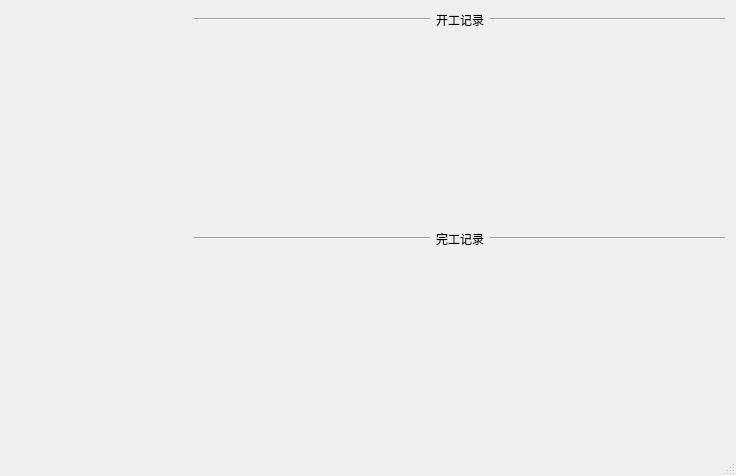
<?xml version="1.0" encoding="UTF-8"?>
<ui version="4.0">
 <class>MainWindow</class>
 <widget class="QMainWindow" name="MainWindow">
  <property name="geometry">
   <rect>
    <x>0</x>
    <y>0</y>
    <width>736</width>
    <height>476</height>
   </rect>
  </property>
  <property name="windowTitle">
   <string>MainWindow</string>
  </property>
  <widget class="QWidget" name="centralWidget">
   <layout class="QHBoxLayout" name="horizontalLayout_3" stretch="1,3">
    <item>
     <layout class="QVBoxLayout" name="verticalLayout" stretch="1,5">
      <item>
       <widget class="QLabel" name="label">
        <property name="text">
         <string/>
        </property>
        <property name="pixmap">
         <pixmap resource="source.qrc">:/img/scan.png</pixmap>
        </property>
        <property name="scaledContents">
         <bool>true</bool>
        </property>
       </widget>
      </item>
      <item>
       <widget class="QWidget" name="widget" native="true"/>
      </item>
     </layout>
    </item>
    <item>
     <layout class="QVBoxLayout" name="verticalLayout_2" stretch="1,5,1,5">
      <item>
       <layout class="QHBoxLayout" name="horizontalLayout" stretch="10,1,10">
        <item>
         <widget class="Line" name="line">
          <property name="orientation">
           <enum>Qt::Horizontal</enum>
          </property>
         </widget>
        </item>
        <item>
         <widget class="QLabel" name="label_2">
          <property name="styleSheet">
           <string notr="true">font: 20pt &quot;Ubuntu&quot;;</string>
          </property>
          <property name="text">
           <string>开工记录</string>
          </property>
         </widget>
        </item>
        <item>
         <widget class="Line" name="line_2">
          <property name="orientation">
           <enum>Qt::Horizontal</enum>
          </property>
         </widget>
        </item>
       </layout>
      </item>
      <item>
       <widget class="QWidget" name="widget_2" native="true"/>
      </item>
      <item>
       <layout class="QHBoxLayout" name="horizontalLayout_2" stretch="10,1,10">
        <item>
         <widget class="Line" name="line_3">
          <property name="orientation">
           <enum>Qt::Horizontal</enum>
          </property>
         </widget>
        </item>
        <item>
         <widget class="QLabel" name="label_3">
          <property name="styleSheet">
           <string notr="true">font: 20pt &quot;Ubuntu&quot;;</string>
          </property>
          <property name="text">
           <string>完工记录</string>
          </property>
         </widget>
        </item>
        <item>
         <widget class="Line" name="line_4">
          <property name="orientation">
           <enum>Qt::Horizontal</enum>
          </property>
         </widget>
        </item>
       </layout>
      </item>
      <item>
       <widget class="QWidget" name="widget_3" native="true"/>
      </item>
     </layout>
    </item>
   </layout>
  </widget>
  <widget class="QStatusBar" name="statusBar"/>
 </widget>
 <layoutdefault spacing="6" margin="11"/>
 <resources>
  <include location="source.qrc"/>
 </resources>
 <connections/>
</ui>
